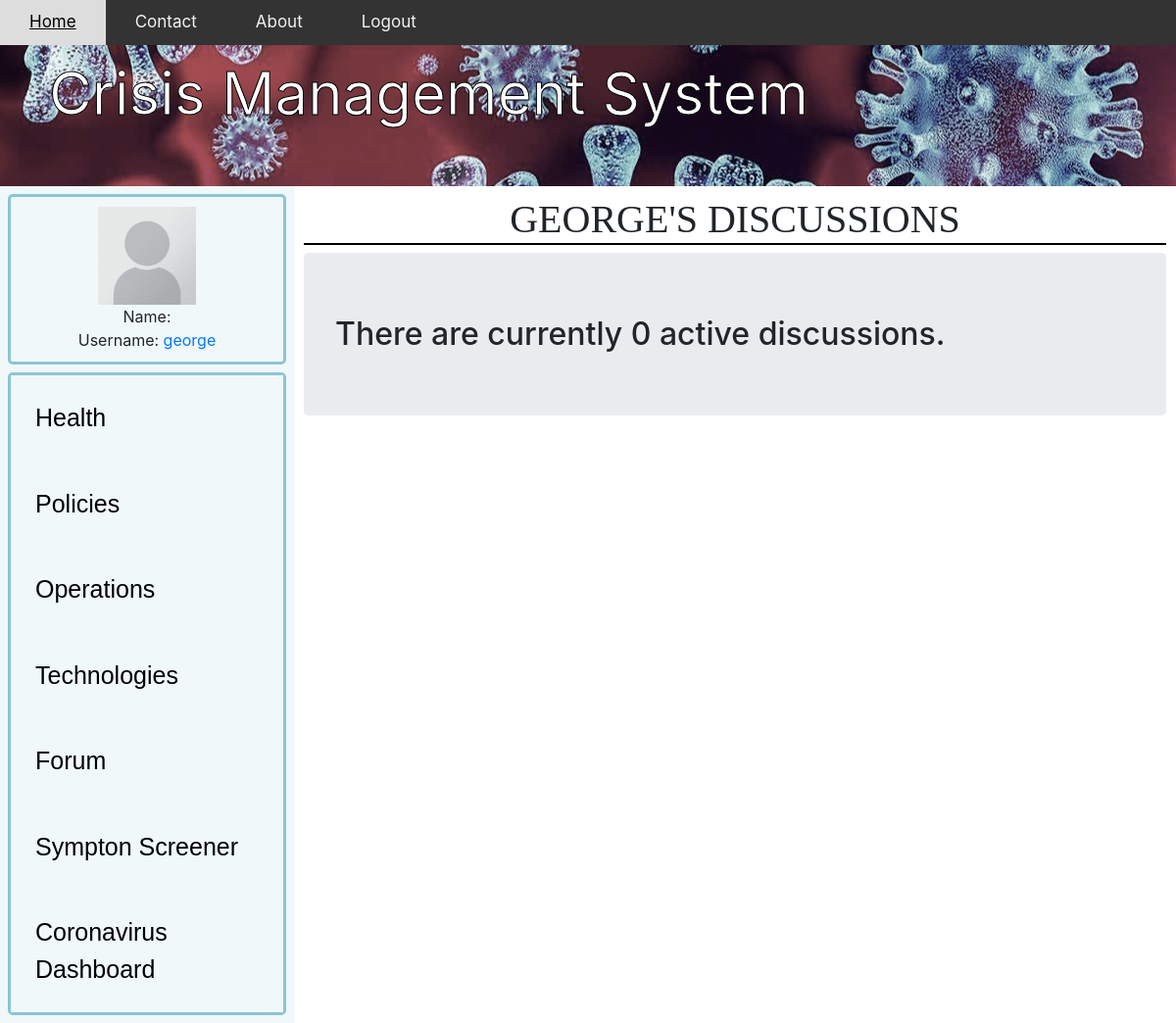
/userDiscussions/ (signed in), run on an earlier commit of the app's database.
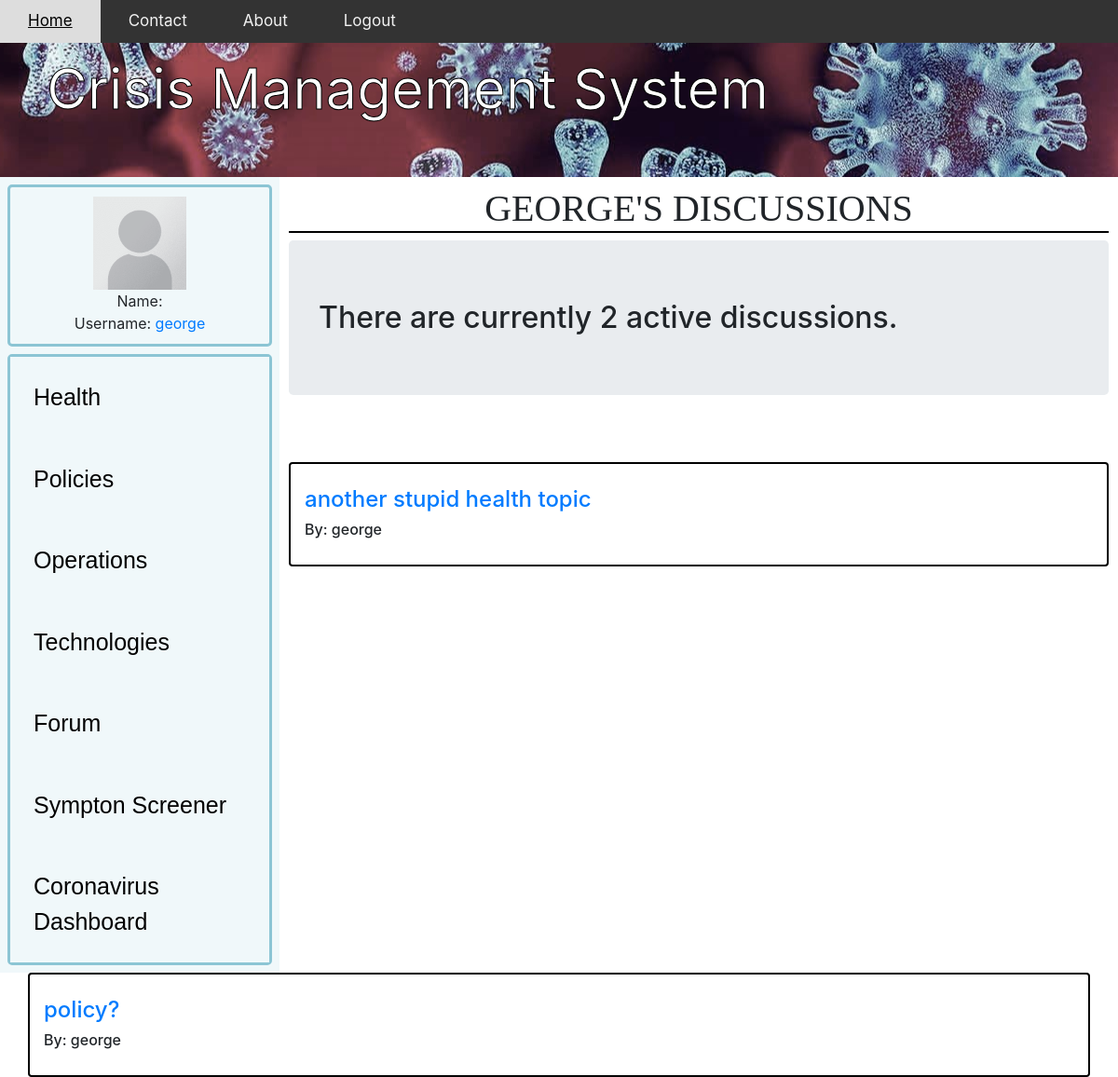
And on a later commit of the database.
### app/models.py (models this page shows, shortened)
class forum(models.Model):
    name=models.CharField(max_length=200,default="anonymous" )
    topic= models.CharField(max_length=300, unique=True)
    section = models.CharField(max_length=12)
    description = models.CharField(max_length=1000,blank=True)
    date_created=models.DateTimeField(auto_now_add=True,null=True)
    likeCount = models.IntegerField(default=0)
    dislikeCount = models.IntegerField(default=0)
    forumLikes = models.ManyToManyField(User, related_name='forum')

### app/views.py (the view)
# urls.py: path('userDiscussions/', userDiscussions, name='userDiscussions'),
@login_required
def userDiscussions(request):
    forums=forum.objects.filter(name=request.user)
    count=forums.count()
    discussions=[]
    for i in forums:
        discussions.append(i.discussion_set.all())
    context={'forums':forums,
              'count':count,
              'discussions':discussions,
              }
    return render(request, 'userDiscussions.html', context)

### app/templates/userDiscussions.html (shortened to what this page needs)
{% extends "app/base2.html" %}
{% load static %}
{% block content %}
<!DOCTYPE html>
<html lang="en">
<head>
    <body>
		<h1>{{user}}'s Discussions</h1>
	</body>
    <link rel="stylesheet" href="https://stackpath.bootstrapcdn.com/bootstrap/4.5.0/css/bootstrap.min.css"0>
</head>
<body>
        <h2 class="jumbotron">
            There are currently {{count}} active {{section}} discussions.
        </h2>
            <div class="card-columns" style="padding: 10px; margin: 20px;"></div>
            {%for forum in forums %}
                <div class="card box container">
                    <br>
                    <h6 class="card-title">
                        <a href='{% url 'forumDiscussion' forumName=forum.section forumTopic=forum.topic %}'><h4>{{forum.topic}}</h4></a>
                        <p> By: {{forum.name}}</p>
                        </h6>
                        </div>
                </div>
                </div>
            {%endfor%}
</body>
</html>
{%endblock%}

What changed in the data, as far as the page shows it:
added forum: topic "another stupid health topic", name "george"
added forum: topic "policy?", name "george"
Also different on the page:
{{ count }}: "0" → "2"
